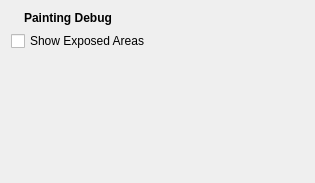
<?xml version="1.0" encoding="UTF-8"?>
<ui version="4.0">
 <author>Enrico Ros</author>
 <class>PaintingPanel</class>
 <widget class="QWidget" name="PaintingPanel">
  <property name="geometry">
   <rect>
    <x>0</x>
    <y>0</y>
    <width>315</width>
    <height>183</height>
   </rect>
  </property>
  <layout class="QVBoxLayout" name="verticalLayout">
   <item>
    <layout class="QHBoxLayout" name="horizontalLayout">
     <item>
      <widget class="QLabel" name="label">
       <property name="sizePolicy">
        <sizepolicy hsizetype="Fixed" vsizetype="Fixed">
         <horstretch>0</horstretch>
         <verstretch>0</verstretch>
        </sizepolicy>
       </property>
       <property name="pixmap">
        <pixmap resource="../nokiaqtframework.qrc">:/inspector/painting/menu-energy.png</pixmap>
       </property>
      </widget>
     </item>
     <item>
      <widget class="QLabel" name="titleLabel">
       <property name="sizePolicy">
        <sizepolicy hsizetype="Preferred" vsizetype="Fixed">
         <horstretch>0</horstretch>
         <verstretch>0</verstretch>
        </sizepolicy>
       </property>
       <property name="text">
        <string>&lt;b&gt;Painting Debug&lt;/b&gt;</string>
       </property>
      </widget>
     </item>
    </layout>
   </item>
   <item>
    <widget class="QCheckBox" name="debugBox">
     <property name="text">
      <string>Show Exposed Areas</string>
     </property>
    </widget>
   </item>
   <item>
    <spacer name="verticalSpacer">
     <property name="orientation">
      <enum>Qt::Vertical</enum>
     </property>
     <property name="sizeHint" stdset="0">
      <size>
       <width>20</width>
       <height>40</height>
      </size>
     </property>
    </spacer>
   </item>
  </layout>
 </widget>
 <resources>
  <include location="../nokiaqtframework.qrc"/>
 </resources>
 <connections/>
</ui>
